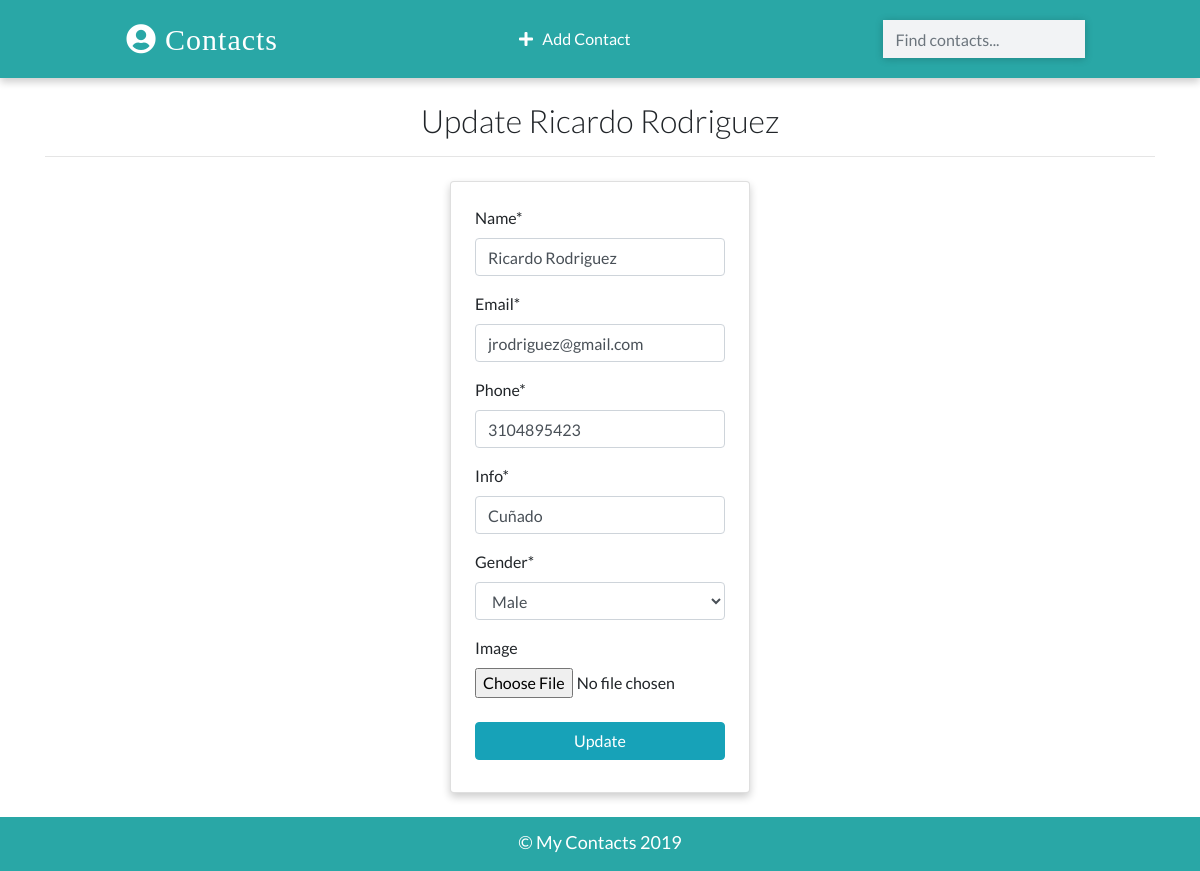
/contacts/update/3, run on the app's committed database.
### app/models.py (models this page shows)
class Contact(models.Model):
    name = models.CharField(max_length=20)
    email = models.EmailField(max_length=100)
    phone = models.IntegerField()
    info = models.CharField(max_length=30)
    gender = models.CharField(max_length=50, choices=(
         ('male', 'Male'),
         ('female', 'Female')
        )
    )
    image = models.ImageField(upload_to='images/', blank=True)
    date_added = models.DateField( auto_now_add=True)
    def __str__(self):
        return self.name
    class Meta:
        ordering = ['-id']

### app/views.py (the view, shortened to what this page needs)
# urls.py: path('contacts/update/<int:pk>', views.ContactUpdateView.as_view(), name='update'),
class ContactUpdateView(UpdateView):
    model = Contact
    template_name = 'update.html'
    fields = ['name', 'email', 'phone','info', 'gender', 'image']

### templates/update.html (shortened to what this page needs)
{% extends 'base.html' %}
{% load crispy_forms_tags %}
{% block content %}
    <div class="container">
        <h2 class="heading font-weight-light text-center">Update {{contact}}</h2>
        <hr>
    </div>
    <div class="container w-25 card p-4 mt-4">
        <form action="" method="POST" enctype="multipart/form-data">
            {{form | crispy}}
            <input type="submit" value="Update" class="w-100 text-white text-center my-2 btn btn-info">
        </form>
    </div>
{% endblock content %}

### static/css/main.css (style rules this page uses)
:root { --back: #29a7a6; --girl: #e64298; --boy: #2874dd; }
body { font-family: Lato, sans-serif; }
.card { box-shadow: 0 4px 8px 0 rgba(0, 0, 0, 0.2); transition: 0.3s; min-width: 250px; box-sizing: border-box; }

### data on the page
Contact: name "Ricardo Rodriguez", email "jrodriguez@gmail.com", phone "3104895423", info "Cuñado", gender "Male"
